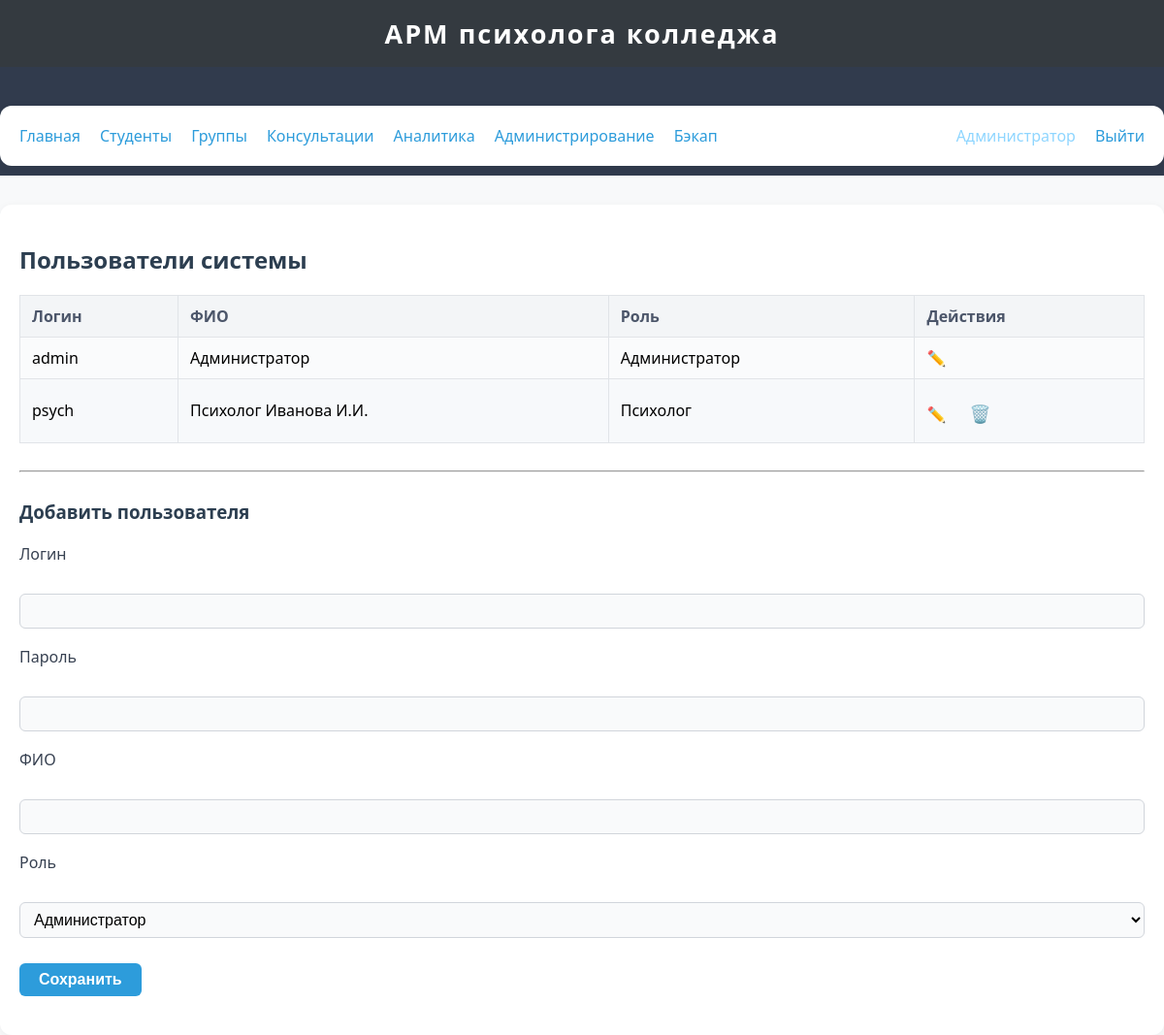
Screenshot of /admin/users/add (signed in) with the database file from the repository.
### app/models.py (models this page shows, shortened)
class User(db.Model, UserMixin):
    __tablename__ = 'users'
    id = db.Column(db.Integer, primary_key=True)
    username = db.Column(db.String(64), unique=True, nullable=False)
    password_hash = db.Column(db.String(128), nullable=False)
    role = db.Column(db.String(16), nullable=False, default='psychologist')  # 'psychologist' or 'admin'
    full_name = db.Column(db.String(128), nullable=True)

### app/routes/admin.py (the view, shortened to what this page needs)
@admin_bp.route('/users/add', methods=['GET', 'POST'])
@login_required
@admin_required
def add_user():
    form = UserForm()
    return render_template('admin/users.html', users=User.query.all(), form=form)

### app/forms.py
class UserForm(FlaskForm):
    username = StringField('Логин', validators=[DataRequired(), Length(1, 64)])
    password = PasswordField('Пароль', validators=[Optional()])
    full_name = StringField('ФИО', validators=[Optional(), Length(1, 128)])
    role = SelectField(
        'Роль',
        choices=[('admin', 'Администратор'), ('psychologist', 'Психолог')],
        validators=[DataRequired()]
    )
    submit = SubmitField('Сохранить')

### app/routes/admin.py (called while the page is built)
def admin_required(f):
    from functools import wraps
    @wraps(f)
    def decorated_function(*args, **kwargs):
        if not current_user.is_authenticated or current_user.role != 'admin':
            flash('Требуются права администратора.', 'danger')
            return redirect(url_for('auth.login'))
        return f(*args, **kwargs)
    return decorated_function

### app/templates/admin/users.html (shortened to what this page needs)
{% extends 'base.html' %}
{% block content %}
<h2>Пользователи системы</h2>
<table>
    <thead>
        <tr>
            <th>Логин</th>
            <th>ФИО</th>
            <th>Роль</th>
            <th>Действия</th>
        </tr>
    </thead>
    <tbody>
    {% for user in users %}
        <tr {% if edit_id and user.id == edit_id %}style="background:#eef6fa;"{% endif %}>
            <td>{{ user.username }}</td>
            <td>{{ user.full_name or '—' }}</td>
            <td>
                {% if user.role == 'admin' %}Администратор{% else %}Психолог{% endif %}
            </td>
            <td>
                <a href="{{ url_for('admin.edit_user', user_id=user.id) }}">✏️</a>
                {% if user.role != 'admin' %}
                <form method="post" action="{{ url_for('admin.delete_user', user_id=user.id) }}" style="display:inline;" class="delete-form">
                    <button type="submit" title="Удалить" style="background:none;border:none;color:#e74c3c;font-size:1.1em;cursor:pointer;">🗑️</button>
                </form>
                {% endif %}
            </td>
        </tr>
    {% else %}
        <tr>
            <td colspan="4"><i>Нет пользователей.</i></td>
        </tr>
    {% endfor %}
    </tbody>
</table>
<hr style="margin:28px 0;">
<h3>{% if edit_id %}Редактировать пользователя{% else %}Добавить пользователя{% endif %}</h3>
<form method="post" {% if edit_id %}action="{{ url_for('admin.edit_user', user_id=edit_id) }}"{% else %}action="{{ url_for('admin.add_user') }}"{% endif %}>
    <div class="form-row">
        {{ form.username.label }}<br>
        {{ form.username(size=32) }}
    </div>
    <div class="form-row">
        {{ form.password.label }}<br>
        {{ form.password(size=32) }}
    </div>
    <div class="form-row">
        {{ form.full_name.label }}<br>
        {{ form.full_name(size=48) }}
    </div>
    <div class="form-row">
        {{ form.role.label }}<br>
        {{ form.role() }}
    </div>
    <div style="margin-top:14px;">
        {{ form.submit(class_="btn btn-primary") }}
    </div>
</form>
{% endblock %}

### app/templates/base.html (shortened to what this page needs)
<!DOCTYPE html>
<html lang="ru">
<head>
    <link rel="stylesheet" href="{{ url_for('static', filename='css/style.css') }}">
</head>
<body>
    <header>
        <div style="font-size:1.3em; font-weight:600;">АРМ психолога колледжа</div>
    </header>
    <nav style="background:#313b4d; padding:10px 0;">
        <div class="container" style="display:flex;gap:20px;align-items:center;">
            <a href="{{ url_for('index') }}">Главная</a>
            <a href="{{ url_for('students.list_students') }}">Студенты</a>
            <a href="{{ url_for('groups.list_groups') }}">Группы</a>
            <a href="{{ url_for('consultations.list_consultations') }}">Консультации</a>
            <a href="{{ url_for('analytics.overview') }}">Аналитика</a>
            {% if current_user.is_authenticated and current_user.role == 'admin' %}
                <a href="{{ url_for('admin.users') }}">Администрирование</a>
                <a href="{{ url_for('backup.backup_page') }}">Бэкап</a>
            {% endif %}
            {% if current_user.is_authenticated %}
                <span style="color:#8fd6ff;font-weight:500;">{{ current_user.full_name or current_user.username }}</span>
                <a href="{{ url_for('auth.logout') }}">Выйти</a>
            {% else %}
                <a href="{{ url_for('auth.login') }}">Войти</a>
            {% endif %}
        </div>
    </nav>
    <div class="container">
        {% block content %}
        {% endblock %}
    </div>
</body>
</html>

### app/static/css/style.css (style rules this page uses)
body { background: #f8f9fa; font-family: "Segoe UI", Arial, sans-serif; font-size: 16px; margin: 0; padding: 0; }
header, nav, .navbar, .sidebar { background: #343a40; color: #fff; }
header { padding: 16px 0; text-align: center; font-size: 1.3em; letter-spacing: 2px; }
.container { max-width: 1200px; margin: 30px auto 0 auto; padding: 20px; background: #fff; border-radius: 12px; box-shadow: 0 2px 10px rgba(0,0,0,0.05); }
h1, h2, h3 { color: #2c3e50; font-weight: 600; }
table { width: 100%; border-collapse: collapse; margin: 16px 0; background: #fafbfc; }
th, td { border: 1px solid #e1e4e8; padding: 10px 12px; text-align: left; vertical-align: middle; }
th { background: #f3f5f7; color: #4c566a; font-weight: bold; }
tr:nth-child(even) { background: #f7f9fb; }
form { margin: 20px 0; }
.form-group, .form-row { margin-bottom: 18px; }
label { display: block; margin-bottom: 6px; font-weight: 500; color: #374151; }
input[type="text"], input[type="password"], input[type="date"], input[type="datetime-local"], select, textarea { width: 100%; padding: 8px 10px; font-size: 1em; border: 1px solid #d1d5db; border-radius: 6px; outline: none; background: #f9fafb; box-sizing: border-box; margin-top: 2px; }
button, .btn { background: #2d9cdb; color: #fff; border: none; border-radius: 6px; padding: 8px 20px; font-size: 1em; font-weight: 600; cursor: pointer; transition: background 0.15s; margin-top: 8px; }
a { color: #2d9cdb; text-decoration: none; transition: color 0.17s; }

### rows the page displays
User: full_name "Администратор", username "admin", role "Администратор"
User: username "psych", full_name "Психолог Иванова И.И.", role "Психолог"
